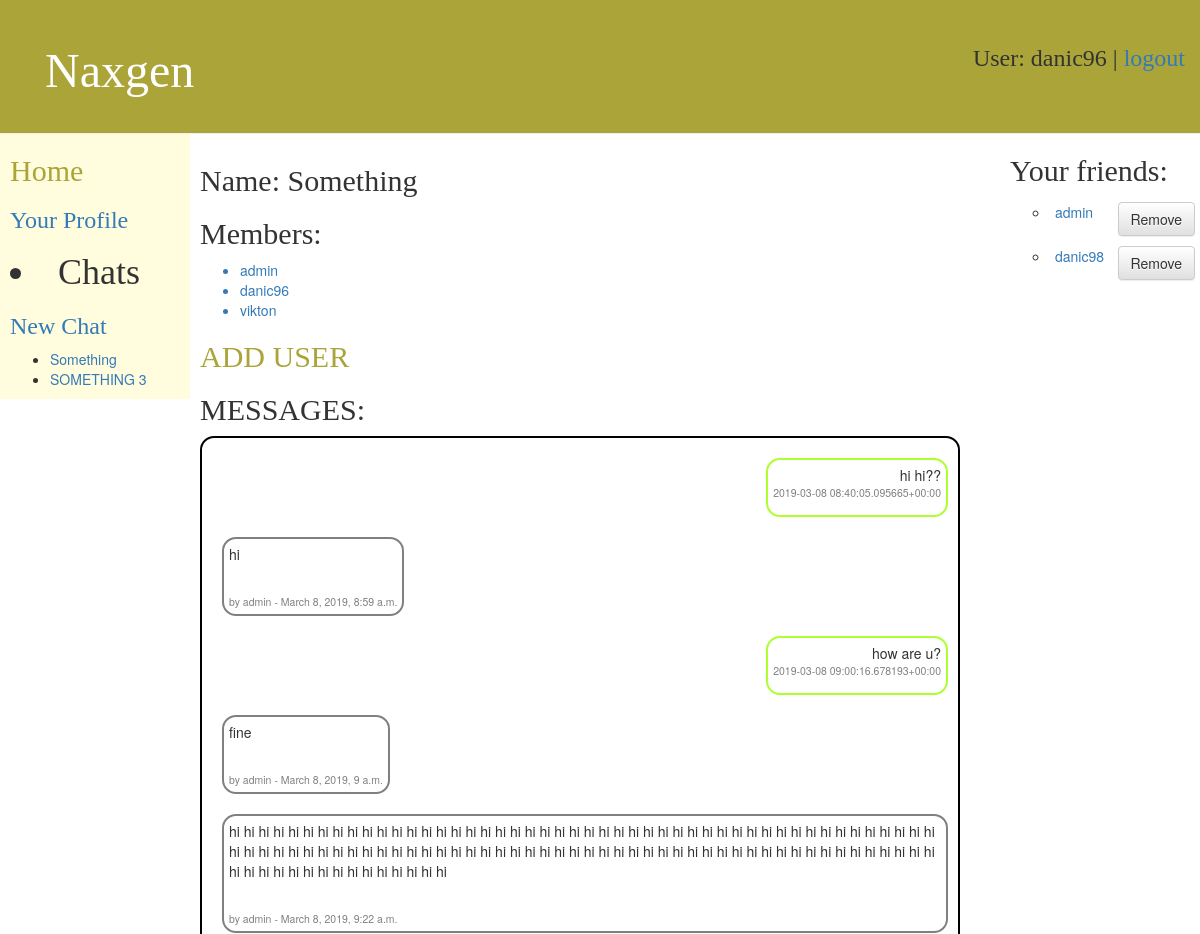
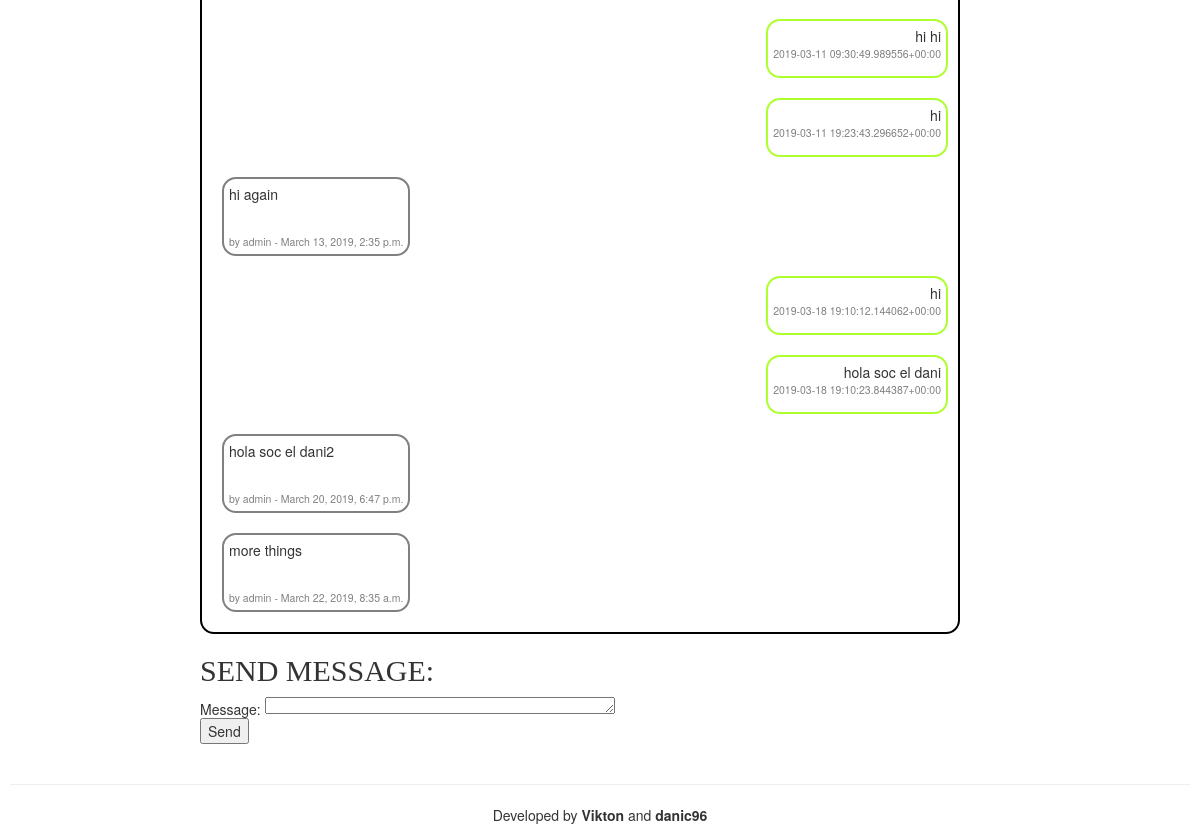
Page /messaging/group/12/ (signed in) on the committed database (2 pictures, top to bottom).
### messaging/models.py (models this page shows, shortened)
class User(AbstractUser):
    date = models.DateTimeField(default=timezone.now)
    friends = models.ManyToManyField("self", blank=True)
    groups = models.ManyToManyField('Group')
    description = models.TextField(default='')
    phone = models.TextField(default='')
    city = models.TextField(default='')
    website = models.TextField(default='')

class Group(models.Model):
    id = models.AutoField(primary_key=True)
    name = models.TextField(default="")
    members = models.ManyToManyField(User, blank=True)
    messages = models.ManyToManyField('GroupMessage')

class GroupMessage(models.Model):
    id = models.AutoField(primary_key=True)
    group_id = models.ForeignKey(Group, on_delete=models.PROTECT)
    text = models.TextField()
    date = models.DateTimeField(default=timezone.now)
    from_user = models.ForeignKey(User, on_delete=models.PROTECT)

### messaging/views.py (the view)
class GroupDetail(DetailView):
    model = Group
    template_name = 'messaging/group_detail.html'
    def get_context_data(self, **kwargs):
        context = super(GroupDetail, self).get_context_data(**kwargs)
        return context

### messaging/templates/messaging/group_detail.html (shortened to what this page needs)
{% extends "messaging/base.html" %}
{% block content %}
    <h2>Name: {{ group.name }}</h2>
<h2>Members:</h2>
<p>
    <ul>
    {% for member in group.members.all %}
        <a href="{% url 'messaging:view_profile_with_pk' pk=member.pk %} " >
            <li> {{ member.username }} </li>
        </a>
    {% endfor %}
    </ul>
    <h2><a href="{% url 'messaging:group_users_edit' group.id %}">ADD USER</a> </h2>
</p>
<h2>
    MESSAGES:
</h2>
<div id="messages">
    {% for message in group.messages.all %}
        <div id="wrapper">
            {% if user.username == message.from_user.username %}
                <div id="message_own" class="message">
                    {{ message.text }}
                    <div id="message_information">
                        {{ message.date|linebreaks }}
                    </div>
                </div><br>
            {% else %}
                <div id="message_from" class="message">
                    {{ message.text|linebreaks }} <br>
                    <div id="message_information">
                        by {{ message.from_user }} - {{ message.date }}
                    </div>
                </div><br>
            {% endif %}
        </div>
    {% empty %} <div>No messages on this chat yet</div>
    {% endfor %}
</div>
<h2>
    SEND MESSAGE:
</h2>
    <form action="{% url 'messaging:group_message_create' group.id %}" method="post" >
        Message: <textarea name="message" id="group_message" rows="4"></textarea><br>
        <input type="submit" value="Send" />
    </form>
{% endblock %}

### messaging/templates/messaging/base.html (shortened to what this page needs)
{% load staticfiles %}
<!DOCTYPE html>
<html lang="en">
<head>
    <link rel="stylesheet" href="http://code.jquery.com/ui/1.11.4/themes/smoothness/jquery-ui.css" />
    <link rel="stylesheet" href="//maxcdn.bootstrapcdn.com/bootstrap/3.2.0/css/bootstrap.min.css">
    <link rel="stylesheet" href="//maxcdn.bootstrapcdn.com/bootstrap/3.2.0/css/bootstrap-theme.min.css">
    <link rel="stylesheet" href="{% static "style/base.css" %}" />
    <link rel="stylesheet" href="{% static "style/more.css" %}" />
</head>
<body>
<div id="header" class="page-header">
    {% block header %}
        <div id="wrapper">
            <div id="title">
                <h1><a href="/messaging/">Naxgen</a></h1>
            </div>
            <h3>
            {% if user.username %}
                <p>
                        User: {{ request.user.username }} | <a href="{% url 'logout' %}?next={{request.path}}">logout</a>
                </p>
            {% else %}
                <p>
                    <a href="{% url 'login' %}?next={{request.path}}">Login</a>
                    /
                    <a href="{% url 'messaging:user_create' %}">Register</a>
                </p>
            {% endif %}
            </h3>
        </div>
    {% endblock %}
</div>
<div id="wrapp_this">
<div class="max_height">
<div id="left-sidebar">
    {% block sidebar %}
            <h2><a href="/messaging/">Home</a></h2>
            {% if user.username %}
                <h3> <a href="{% url 'messaging:view_profile' %}">Your Profile</a></h3>
                <h1><li>Chats</li></h1>
                <h3><a href="{% url 'messaging:group_create' %}" >New Chat</a></h3>
                <ul>
                {% for group in user.groups.all %}
                    <li>
                        <a href="{% url 'messaging:group_detail' group.id %}" > {{ group.name }} </a>
                    </li>
                {% endfor %}
                </ul>
            {% endif %}
    {% endblock %}
</div>
<div id="right-sidebar">
    {% block sidebar2 %}
        {% if user.username %}
            <h2>Your friends:</h2>
                <ul>
                {% for friend in request.user.friends.all %}
                    <li type="circle">
                        <div id="wrapper">
                        <a href="{% url 'messaging:view_profile_with_pk' pk=friend.pk %} " >
                            {{ friend.username }}
                        </a>
                        <a href="{% url 'messaging:change_friend' operation='remove' pk=friend.pk %}" >
                            <button id="remove-button" type="button" class="btn btn-default">Remove</button>
                        </a>
                        </div>
                    </li>
                {% endfor %}
                </ul>
        {% endif %}
    {% endblock %}
</div>
<div id="content">
    {% block content %}{% endblock %}
</div>
</div>
<div id="footer">
    {% block footer %}<hr><div >Developed by <b>Vikton</b> and <b>danic96</b></div>{% endblock %}
</div>
</div>
</body>
</html>

### messaging/static/style/base.css (style rules this page uses)
#header { text-align: right; }
#content { margin-left: 190px; margin-right: 190px; padding: 10px; height: 90%; }
#left-sidebar { float: left; width: 190px; height: 100%; padding-left: 10px; background: #FFFDDD; }
#right-sidebar { float: right; width: 190px; height: 100%; padding-right: 10px; }
#footer { margin-top: auto; padding: 10px; text-align: center; float: bottom; }
.max_height { height: max-content; }
textarea, input[type=number], input[type=url] { height: 1.25em; width: 25em; }
.message { margin: 5px; padding: 5px; word-break: break-word; border-radius: 1em; }
#messages { border: 2px solid black; padding: 10px; display: inline-block; max-width: 95%; border-radius: 1em; }
#message_from { border: 2px solid grey; text-align: left; display: inline-block; float: left; }
#message_own { border: 2px solid greenyellow; text-align: right; display: inline-block; float: right; }
#message_information { font-size: 75%; color: grey; }
#wrapper { width: 100%; display: inline-block; margin: 5px; }
#remove-button { float: right; }

### messaging/static/style/more.css (style rules this page uses)
h1 a, h2 a { color: #AAA439; font-family: 'Lobster'; }
body, html { min-height: 100%; }
html { min-height: 100%; }
.page-header { background-color: #AAA439; margin-top: 0; margin-bottom: 0; padding: 20px 20px 20px 40px; }
#title { float: left; display: block; margin: 0; padding: 0; font-family: 'Pacifico', cursive; }
.page-header h1, .page-header h1 a, .page-header h1 a:visited, .page-header h1 a:active { color: #ffffff; font-size: 36pt; text-decoration: none; }
h1, h2, h3, h4 { font-family: 'Lobster', cursive; }

### rows in the picture
User: user.username "danic96", username "danic96"
Group: name "Something"
Group: name "SOMETHING 3"
User: username "admin"
User: username "danic98"
User: username "vikton"
GroupMessage: text "hi hi??", date "2019-03-08 08:40:05.095665+00:00"
GroupMessage: text "hi", from_user "admin", date "March 8, 2019, 8:59 a.m."
GroupMessage: text "how are u?", date "2019-03-08 09:00:16.678193+00:00"
GroupMessage: text "fine", from_user "admin", date "March 8, 2019, 9 a.m."
GroupMessage: text "hi hi hi hi hi hi hi hi hi hi hi hi hi hi hi hi hi hi hi hi hi hi hi hi hi hi hi hi hi hi hi hi hi hi hi hi hi hi hi hi hi hi hi hi hi hi hi hi hi hi hi hi hi hi hi hi hi hi hi hi hi hi hi hi hi hi hi hi hi hi hi hi hi hi hi hi hi hi hi hi hi hi hi hi hi hi hi hi hi hi hi hi hi hi hi hi hi hi hi hi hi hi hi hi hi hi hi hi hi hi hi", from_user "admin", date "March 8, 2019, 9:22 a.m."
GroupMessage: text "hi hi", date "2019-03-11 09:30:49.989556+00:00"
GroupMessage: text "hi", date "2019-03-11 19:23:43.296652+00:00"
GroupMessage: text "hi again", from_user "admin", date "March 13, 2019, 2:35 p.m."
GroupMessage: text "hi", date "2019-03-18 19:10:12.144062+00:00"
GroupMessage: text "hola soc el dani", date "2019-03-18 19:10:23.844387+00:00"
GroupMessage: text "hola soc el dani2", from_user "admin", date "March 20, 2019, 6:47 p.m."
GroupMessage: text "more things", from_user "admin", date "March 22, 2019, 8:35 a.m."
